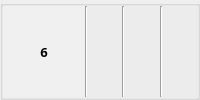
                      <widget class="QGroupBox" name="groupBox_15">
                       <property name="title">
                        <string/>
                       </property>
                       <layout class="QHBoxLayout" name="horizontalLayout_8">
                        <property name="spacing">
                         <number>0</number>
                        </property>
                        <property name="leftMargin">
                         <number>0</number>
                        </property>
                        <property name="topMargin">
                         <number>0</number>
                        </property>
                        <property name="rightMargin">
                         <number>0</number>
                        </property>
                        <property name="bottomMargin">
                         <number>0</number>
                        </property>
                        <item>
                         <widget class="QLabel" name="label_15">
                          <property name="minimumSize">
                           <size>
                            <width>82</width>
                            <height>0</height>
                           </size>
                          </property>
                          <property name="maximumSize">
                           <size>
                            <width>60</width>
                            <height>16777215</height>
                           </size>
                          </property>
                          <property name="font">
                           <font>
                            <family>나눔고딕</family>
                            <pointsize>10</pointsize>
                            <weight>75</weight>
                            <bold>true</bold>
                           </font>
                          </property>
                          <property name="styleSheet">
                           <string notr="true">background-color : rgb(240, 240, 240)</string>
                          </property>
                          <property name="text">
                           <string>6</string>
                          </property>
                          <property name="alignment">
                           <set>Qt::AlignCenter</set>
                          </property>
                         </widget>
                        </item>
                        <item>
                         <widget class="Line" name="line_7">
                          <property name="orientation">
                           <enum>Qt::Vertical</enum>
                          </property>
                         </widget>
                        </item>
                        <item>
                         <widget class="QLabel" name="nielsen_TV_Programme6">
                          <property name="font">
                           <font>
                            <family>나눔고딕</family>
                            <pointsize>10</pointsize>
                           </font>
                          </property>
                          <property name="text">
                           <string/>
                          </property>
                          <property name="margin">
                           <number>0</number>
                          </property>
                         </widget>
                        </item>
                        <item>
                         <widget class="Line" name="line_35">
                          <property name="orientation">
                           <enum>Qt::Vertical</enum>
                          </property>
                         </widget>
                        </item>
                        <item>
                         <widget class="QLabel" name="nielsen_TV_Broadcast6">
                          <property name="maximumSize">
                           <size>
                            <width>200</width>
                            <height>16777215</height>
                           </size>
                          </property>
                          <property name="font">
                           <font>
                            <family>나눔고딕</family>
                            <pointsize>10</pointsize>
                           </font>
                          </property>
                          <property name="text">
                           <string/>
                          </property>
                          <property name="margin">
                           <number>0</number>
                          </property>
                         </widget>
                        </item>
                        <item>
                         <widget class="Line" name="line_17">
                          <property name="orientation">
                           <enum>Qt::Vertical</enum>
                          </property>
                         </widget>
                        </item>
                        <item>
                         <widget class="QLabel" name="nielsen_TV_Audience6">
                          <property name="maximumSize">
                           <size>
                            <width>150</width>
                            <height>16777215</height>
                           </size>
                          </property>
                          <property name="font">
                           <font>
                            <family>나눔고딕</family>
                            <pointsize>10</pointsize>
                           </font>
                          </property>
                          <property name="text">
                           <string/>
                          </property>
                          <property name="alignment">
                           <set>Qt::AlignCenter</set>
                          </property>
                         </widget>
                        </item>
                       </layout>
                      </widget>
